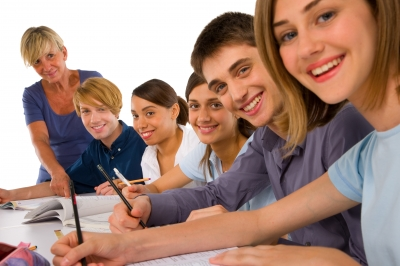
#> input picture about_img.jpg, 400 x 266 px, found by its file name
$ python face_dection_opencv.py
#> lines starting #> are read from the running program, lines starting #| are printed output that depends on the picture; after the words box and inside, x2 and y2 are one past the last pixel; in counts of white or black regions, pixels touching at a corner belong together
"""
    first, a classifier (namely a cascade of boosted classifier
    working with haar-like feature) is trained with a few hundred
    sample views of a particular object(i.e., a face or a car),
    called positive examples, that are scaled to the same size
    (say, 20x20) and negative examples- arbitrary images of
    the same size
"""
import numpy as np
import cv2

img = cv2.imread('about_img.jpg')
#> img is the input picture: shape (266, 400, 3); mean B, G, R 124.1, 136.1, 166.9
gray = cv2.cvtColor(img, cv2.COLOR_BGR2GRAY)
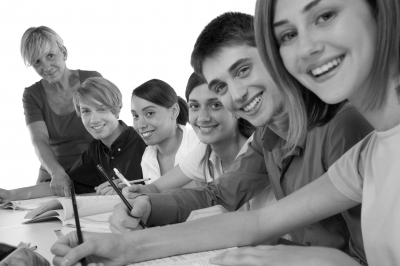
#> gray: shape (266, 400); min 2, max 255, mean 143.9

face_detection = cv2.CascadeClassifier('haarcascade_frontalface_default.xml')

faces = face_detection.detectMultiScale(gray, 1.1, 3)
#> faces = [[74, 96, 39, 39], [180, 85, 54, 54], [178, 62, 62, 62]]

for x, y, w, h in faces:
    cv2.rectangle(img, (x, y), (x+w, y+h), (0, 255, 0), 3)
#> this loop made 3 passes
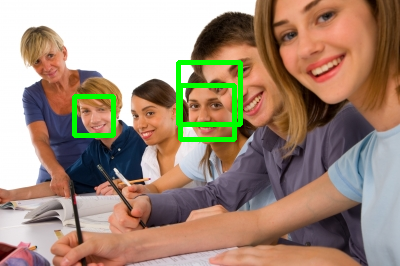
#> img: shape (266, 400, 3); 2.73% of pixels changed, all inside (x1, y1, x2, y2) = (72, 60, 243, 142)

cv2.imshow('image', img)
cv2.waitKey(0)
cv2.destroyAllWindows()

$ run again, with apple.jpg copied over about_img.jpg
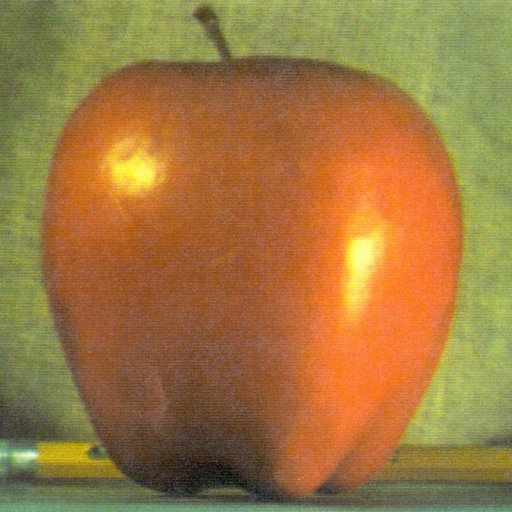
#> input picture apple.jpg, 512 x 512 px, found by its file name
#> img is the input picture: shape (512, 512, 3); mean B, G, R 64.8, 119.7, 159.1
#> `gray = cv2.cvtColor(img, cv2.COLOR_BGR2GRAY)`:
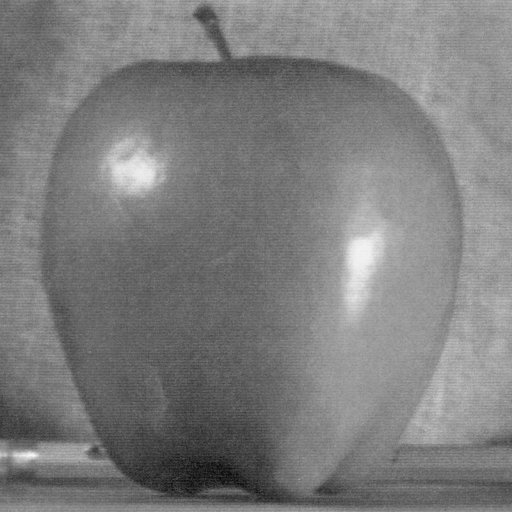
#> gray: shape (512, 512); min 7, max 248, mean 125.2
#> faces = [[341, 281, 30, 30], [269, 427, 62, 62]]
#> the loop `for x, y, w, h in faces:` made 2 passes
#> after the loop `for x, y, w, h in faces:`:
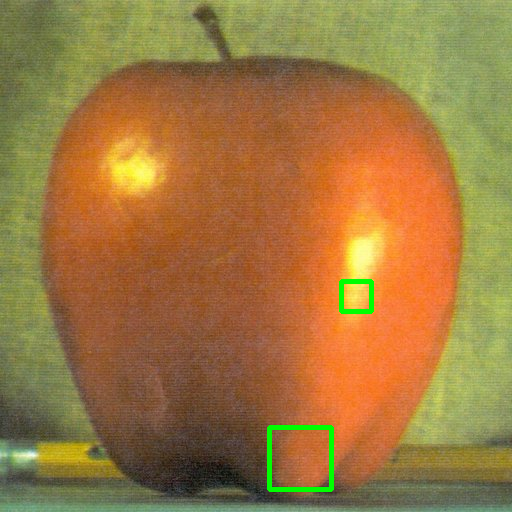
#> img: shape (512, 512, 3); 0.69% of pixels changed, all inside (x1, y1, x2, y2) = (267, 279, 374, 492)

$ run again, with cards.jpg copied over about_img.jpg
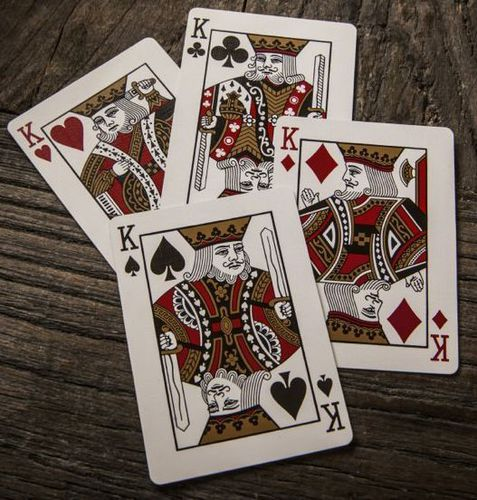
#> input picture cards.jpg, 477 x 500 px, found by its file name
#> img is the input picture: shape (500, 477, 3); mean B, G, R 88.1, 96.6, 109.6
#> `gray = cv2.cvtColor(img, cv2.COLOR_BGR2GRAY)`:
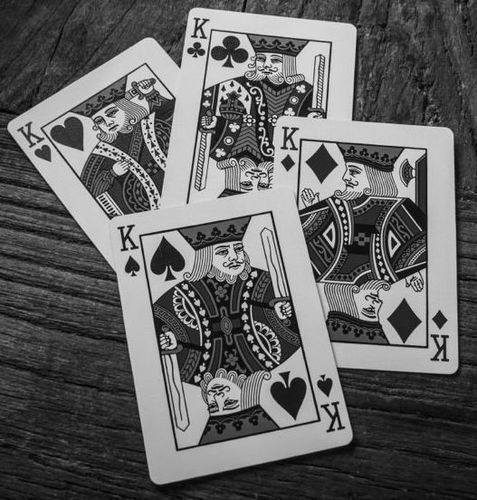
#> gray: shape (500, 477); min 1, max 251, mean 99.5
#> faces = ()
